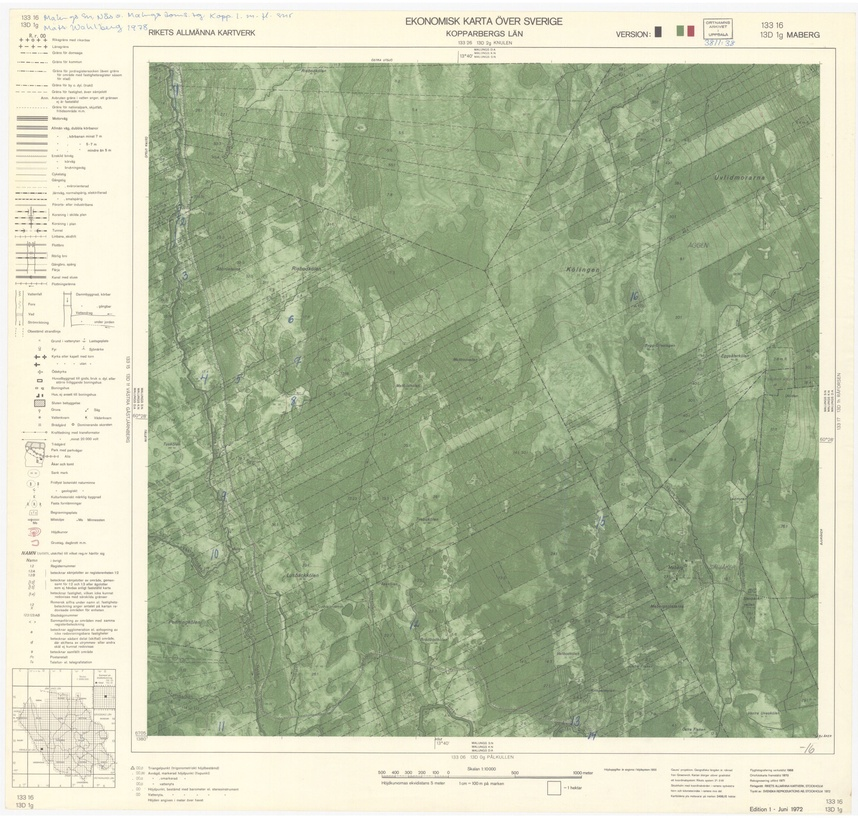
#> input picture examples/4_13D1g.jpg, 858 x 822 px, shrunk from 3187 x 3055 before the run
$ python haiku-easyocr.py ../../examples/4_13D1g.jpg
#> lines starting #> are read from the running program, lines starting #| are printed output that depends on the picture; after the words box and inside, x2 and y2 are one past the last pixel; in counts of white or black regions, pixels touching at a corner belong together
import cv2
import numpy as np
import easyocr
import json
import sys

IMAGE_PATH = sys.argv[1]

"""
Detection of handwriting with easyOCR 1

"""

def main():
    print("image recoloring")
    # Ladda ner bildfilen
    img = cv2.imread(IMAGE_PATH)
#> img is the input picture: shape (822, 858, 3); mean B, G, R 161.7, 191.2, 181.1

    # Konvertera bilden till gråskala
    gray = cv2.cvtColor(img, cv2.COLOR_BGR2GRAY)
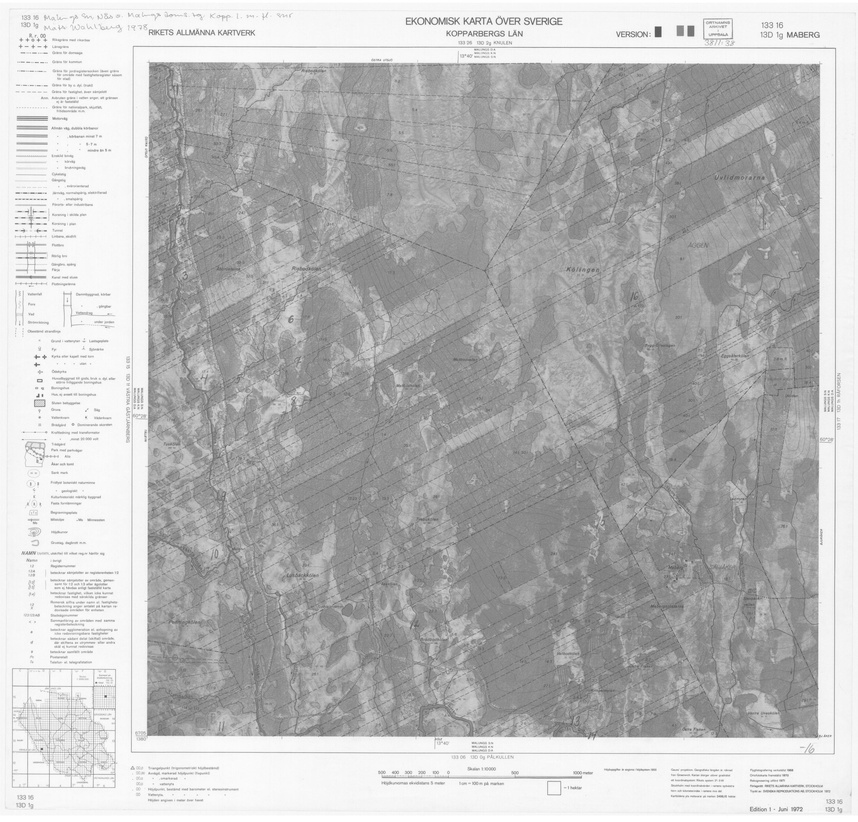
#> gray: shape (822, 858); min 80, max 255, mean 184.8
    thresh = cv2.threshold(gray, 0, 255, cv2.THRESH_BINARY_INV + cv2.THRESH_OTSU)[1]
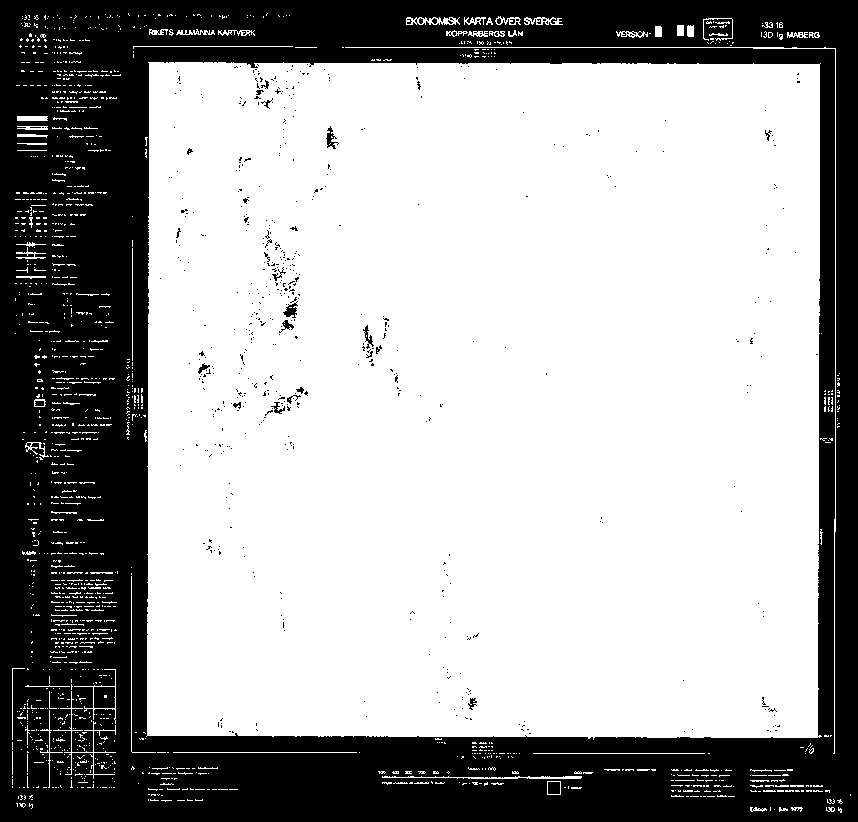
#> thresh: shape (822, 858); 65.7% white; 551 black regions (527 under 20 px), largest, box (x1, y1, x2, y2) and area: (0, 0, 858, 822) 238761, (94, 687, 115, 708) 431, (548, 782, 560, 794) 144
    #cv2.imwrite('results\\'+IMAGE_PATH+'thresh.output.png', gray)

    hsv = cv2.cvtColor(img, cv2.COLOR_BGR2HSV)
#> hsv: shape (822, 858, 3); mean H, S, V 38.4, 44.7, 192.9
    # Define the range of red color
    lower_red1 = np.array([0, 29, 30])
    upper_red1 = np.array([10, 255, 255])
    lower_red2 = np.array([160, 29, 75])
    upper_red2 = np.array([179, 255, 255])

    # Threshold the HSV image to get only red colors
    #mask1 = cv2.inRange(hsv, lower_red1, upper_red1)
    #mask2 = cv2.inRange(hsv, lower_red2, upper_red2)
    mask1 = cv2.inRange(hsv, (0,0,0), (10,255,255))
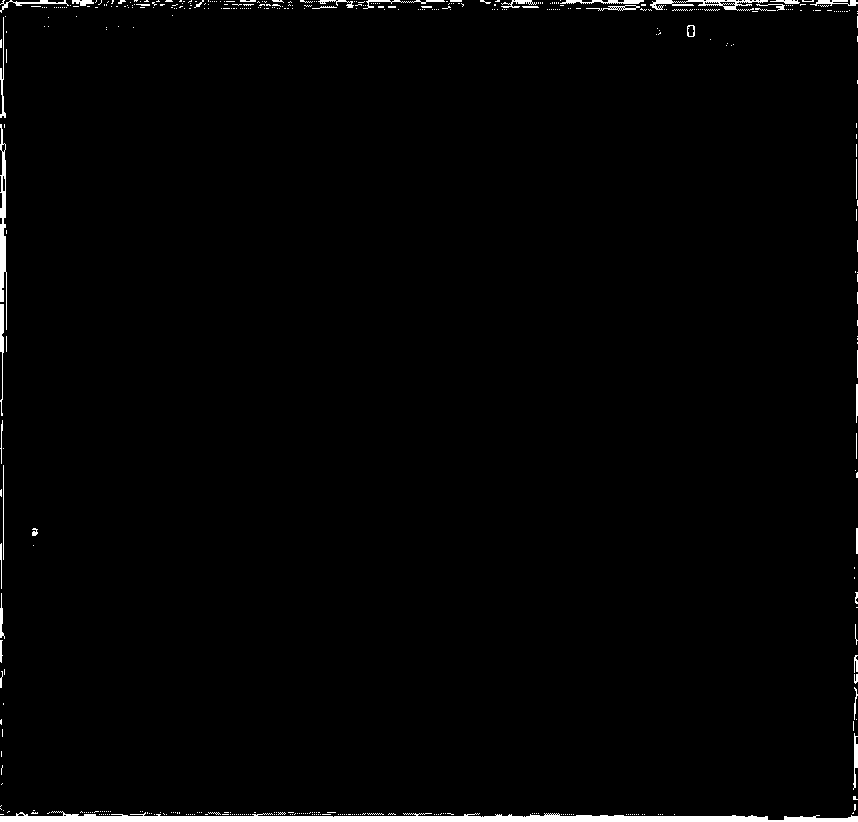
#> mask1: shape (822, 858); 1.5% white; 451 white regions (408 under 20 px), largest, box (x1, y1, x2, y2) and area: (0, 811, 858, 822) 5290, (0, 124, 7, 330) 791, (650, 0, 768, 11) 497
    mask2 = cv2.inRange(hsv, (10,0,255), (115,255,255))
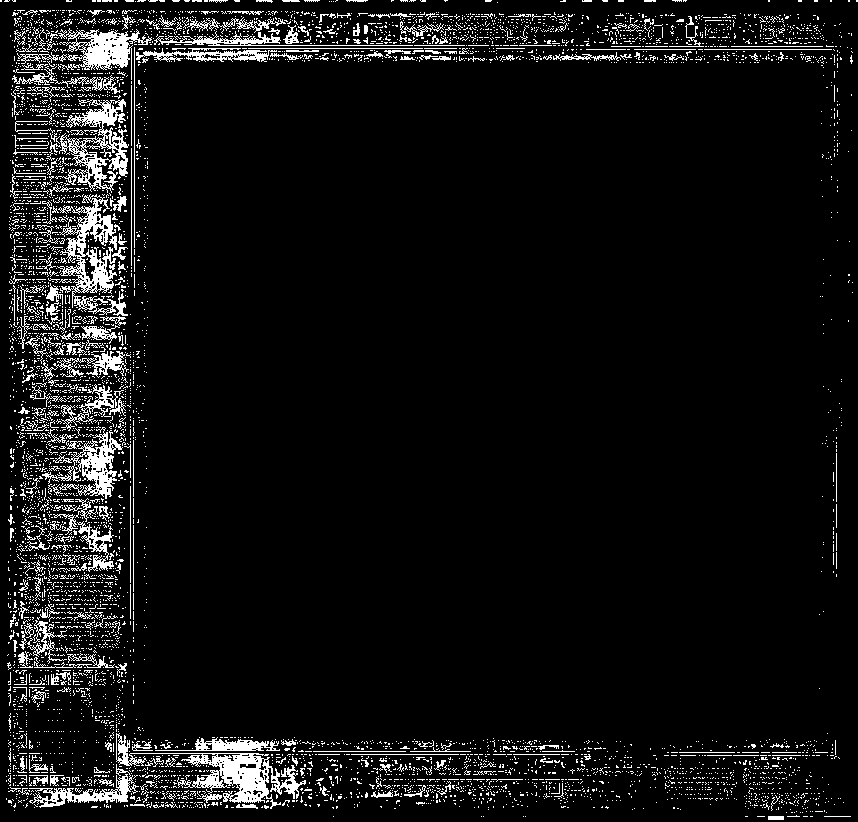
#> mask2: shape (822, 858); 6.9% white in thin lines or dots
    mask = cv2.bitwise_or(mask1, mask2)
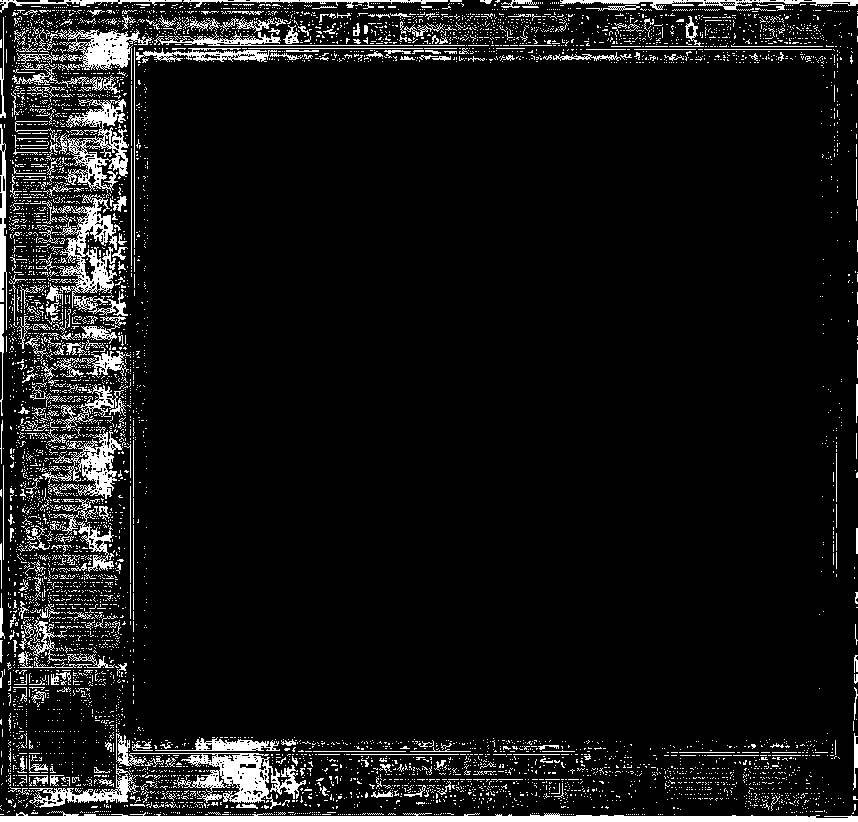
#> mask: shape (822, 858); 8.4% white; 6077 white regions (5766 under 20 px), largest, box (x1, y1, x2, y2) and area: (0, 811, 858, 822) 5419, (116, 733, 306, 809) 3451, (57, 194, 128, 316) 2967

    # Apply morphological operations
    kernel = np.ones((2, 2), np.uint8)
    eroded = cv2.erode(mask1, kernel, iterations=1)
#> eroded: shape (822, 858); 0.95% white; 128 white regions (94 under 20 px), largest, box (x1, y1, x2, y2) and area: (0, 815, 858, 822) 4237, (0, 153, 6, 302) 571, (0, 305, 4, 353) 181
    dilated = cv2.dilate(eroded, kernel, iterations=1)
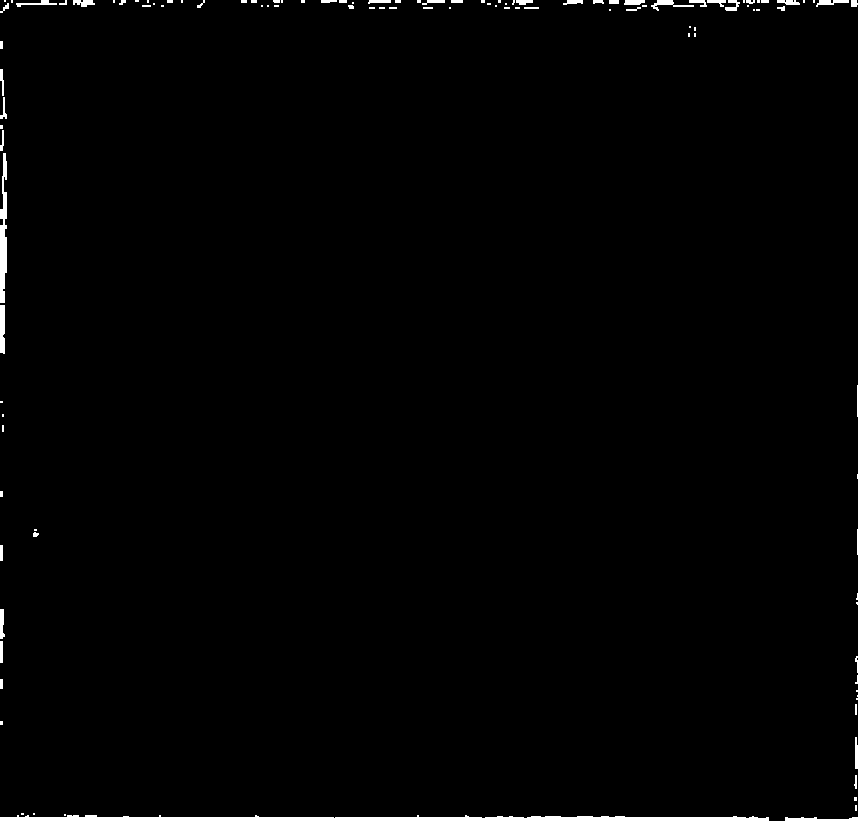
#> dilated: shape (822, 858); 1.2% white; 113 white regions (64 under 20 px), largest, box (x1, y1, x2, y2) and area: (0, 815, 858, 822) 4277, (0, 153, 7, 303) 743, (0, 305, 5, 354) 236

    # Convert to binary
    thresh = cv2.threshold(dilated, 0, 255, cv2.THRESH_BINARY_INV + cv2.THRESH_OTSU)[1]

    cv2.imwrite(IMAGE_PATH + 'threshhaiku.output.png', thresh)
#> (the run stopped early here; a loop or call above may not have finished)
